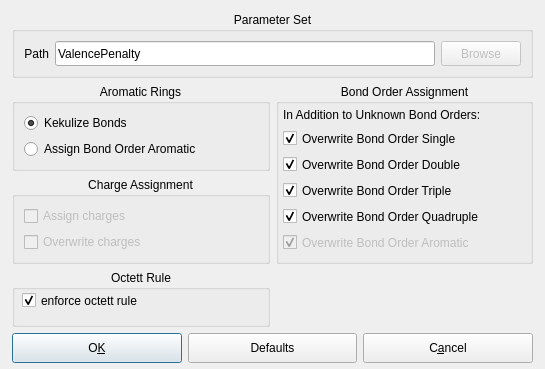
<ui version="4.0" >
 <class>AssignBondOrderConfigurationDialogData</class>
 <widget class="QDialog" name="AssignBondOrderConfigurationDialogData" >
  <property name="geometry" >
   <rect>
    <x>0</x>
    <y>0</y>
    <width>545</width>
    <height>369</height>
   </rect>
  </property>
  <property name="sizePolicy" >
   <sizepolicy>
    <hsizetype>5</hsizetype>
    <vsizetype>5</vsizetype>
    <horstretch>0</horstretch>
    <verstretch>0</verstretch>
   </sizepolicy>
  </property>
  <property name="minimumSize" >
   <size>
    <width>0</width>
    <height>0</height>
   </size>
  </property>
  <property name="maximumSize" >
   <size>
    <width>6500</width>
    <height>4900</height>
   </size>
  </property>
  <property name="windowTitle" >
   <string>Assign Bond Order Options</string>
  </property>
  <widget class="QWidget" name="" >
   <property name="geometry" >
    <rect>
     <x>12</x>
     <y>12</y>
     <width>521</width>
     <height>351</height>
    </rect>
   </property>
   <layout class="QGridLayout" >
    <property name="margin" >
     <number>0</number>
    </property>
    <property name="spacing" >
     <number>6</number>
    </property>
    <item row="1" column="0" >
     <widget class="QGroupBox" name="groupBox_2" >
      <property name="title" >
       <string>Aromatic Rings</string>
      </property>
      <property name="alignment" >
       <set>Qt::AlignHCenter</set>
      </property>
      <property name="checked" >
       <bool>false</bool>
      </property>
      <layout class="QVBoxLayout" >
       <property name="margin" >
        <number>9</number>
       </property>
       <property name="spacing" >
        <number>6</number>
       </property>
       <item>
        <widget class="QRadioButton" name="kekulizeBonds_button" >
         <property name="enabled" >
          <bool>true</bool>
         </property>
         <property name="text" >
          <string>Kekulize Bonds</string>
         </property>
         <property name="checked" >
          <bool>true</bool>
         </property>
        </widget>
       </item>
       <item>
        <widget class="QRadioButton" name="assignBOAromatic_button" >
         <property name="text" >
          <string>Assign Bond Order Aromatic</string>
         </property>
         <property name="checked" >
          <bool>false</bool>
         </property>
        </widget>
       </item>
      </layout>
     </widget>
    </item>
    <item row="3" column="0" >
     <widget class="QGroupBox" name="groupBox_3" >
      <property name="title" >
       <string>Octett Rule</string>
      </property>
      <property name="alignment" >
       <set>Qt::AlignHCenter</set>
      </property>
      <property name="flat" >
       <bool>false</bool>
      </property>
      <widget class="QCheckBox" name="enforce_octett_rule_box" >
       <property name="geometry" >
        <rect>
         <x>10</x>
         <y>20</y>
         <width>221</width>
         <height>21</height>
        </rect>
       </property>
       <property name="text" >
        <string>enforce octett rule</string>
       </property>
       <property name="checked" >
        <bool>true</bool>
       </property>
      </widget>
     </widget>
    </item>
    <item rowspan="2" row="1" column="1" >
     <widget class="QGroupBox" name="groupBox" >
      <property name="title" >
       <string>Bond Order Assignment</string>
      </property>
      <property name="alignment" >
       <set>Qt::AlignHCenter</set>
      </property>
      <property name="flat" >
       <bool>false</bool>
      </property>
      <widget class="QCheckBox" name="overwrite_singleBO_box" >
       <property name="geometry" >
        <rect>
         <x>7</x>
         <y>44</y>
         <width>240</width>
         <height>21</height>
        </rect>
       </property>
       <property name="text" >
        <string>Overwrite Bond Order Single</string>
       </property>
       <property name="checked" >
        <bool>true</bool>
       </property>
      </widget>
      <widget class="QLabel" name="label" >
       <property name="geometry" >
        <rect>
         <x>7</x>
         <y>23</y>
         <width>240</width>
         <height>16</height>
        </rect>
       </property>
       <property name="text" >
        <string>In Addition to Unknown Bond Orders:</string>
       </property>
      </widget>
      <widget class="QCheckBox" name="overwrite_aromaticBO_box" >
       <property name="enabled" >
        <bool>false</bool>
       </property>
       <property name="geometry" >
        <rect>
         <x>7</x>
         <y>148</y>
         <width>240</width>
         <height>21</height>
        </rect>
       </property>
       <property name="text" >
        <string>Overwrite Bond Order Aromatic</string>
       </property>
       <property name="checkable" >
        <bool>true</bool>
       </property>
       <property name="checked" >
        <bool>true</bool>
       </property>
       <property name="tristate" >
        <bool>false</bool>
       </property>
      </widget>
      <widget class="QCheckBox" name="overwrite_doubleBO_box" >
       <property name="geometry" >
        <rect>
         <x>7</x>
         <y>70</y>
         <width>240</width>
         <height>21</height>
        </rect>
       </property>
       <property name="text" >
        <string>Overwrite Bond Order Double</string>
       </property>
       <property name="checked" >
        <bool>true</bool>
       </property>
      </widget>
      <widget class="QCheckBox" name="overwrite_quadrupleBO_box" >
       <property name="geometry" >
        <rect>
         <x>7</x>
         <y>122</y>
         <width>240</width>
         <height>21</height>
        </rect>
       </property>
       <property name="text" >
        <string>Overwrite Bond Order Quadruple</string>
       </property>
       <property name="checked" >
        <bool>true</bool>
       </property>
      </widget>
      <widget class="QCheckBox" name="overwrite_tripleBO_box" >
       <property name="geometry" >
        <rect>
         <x>7</x>
         <y>96</y>
         <width>240</width>
         <height>21</height>
        </rect>
       </property>
       <property name="text" >
        <string>Overwrite Bond Order Triple</string>
       </property>
       <property name="checked" >
        <bool>true</bool>
       </property>
      </widget>
     </widget>
    </item>
    <item row="4" column="0" colspan="2" >
     <layout class="QGridLayout" >
      <property name="margin" >
       <number>0</number>
      </property>
      <property name="spacing" >
       <number>6</number>
      </property>
      <item row="0" column="0" >
       <widget class="QPushButton" name="close_button" >
        <property name="sizePolicy" >
         <sizepolicy>
          <hsizetype>3</hsizetype>
          <vsizetype>0</vsizetype>
          <horstretch>0</horstretch>
          <verstretch>0</verstretch>
         </sizepolicy>
        </property>
        <property name="minimumSize" >
         <size>
          <width>0</width>
          <height>30</height>
         </size>
        </property>
        <property name="toolTip" >
         <string>close window, save options and start assignment</string>
        </property>
        <property name="text" >
         <string>O&amp;K</string>
        </property>
        <property name="shortcut" >
         <string/>
        </property>
        <property name="default" >
         <bool>true</bool>
        </property>
       </widget>
      </item>
      <item row="0" column="1" >
       <widget class="QPushButton" name="reset_button" >
        <property name="sizePolicy" >
         <sizepolicy>
          <hsizetype>3</hsizetype>
          <vsizetype>0</vsizetype>
          <horstretch>0</horstretch>
          <verstretch>0</verstretch>
         </sizepolicy>
        </property>
        <property name="minimumSize" >
         <size>
          <width>0</width>
          <height>30</height>
         </size>
        </property>
        <property name="toolTip" >
         <string>Reset all settings to default values</string>
        </property>
        <property name="text" >
         <string>Defaults</string>
        </property>
        <property name="shortcut" >
         <string/>
        </property>
       </widget>
      </item>
      <item row="0" column="2" >
       <widget class="QPushButton" name="cancel_button" >
        <property name="sizePolicy" >
         <sizepolicy>
          <hsizetype>3</hsizetype>
          <vsizetype>0</vsizetype>
          <horstretch>0</horstretch>
          <verstretch>0</verstretch>
         </sizepolicy>
        </property>
        <property name="minimumSize" >
         <size>
          <width>0</width>
          <height>30</height>
         </size>
        </property>
        <property name="toolTip" >
         <string>Close window and discard changes</string>
        </property>
        <property name="text" >
         <string>C&amp;ancel</string>
        </property>
        <property name="shortcut" >
         <string/>
        </property>
       </widget>
      </item>
     </layout>
    </item>
    <item row="2" column="0" >
     <widget class="QGroupBox" name="check_options" >
      <property name="minimumSize" >
       <size>
        <width>0</width>
        <height>0</height>
       </size>
      </property>
      <property name="title" >
       <string>Charge Assignment</string>
      </property>
      <property name="alignment" >
       <set>Qt::AlignHCenter</set>
      </property>
      <layout class="QVBoxLayout" >
       <property name="margin" >
        <number>9</number>
       </property>
       <property name="spacing" >
        <number>6</number>
       </property>
       <item>
        <widget class="QCheckBox" name="assign_charges_checkBox" >
         <property name="enabled" >
          <bool>false</bool>
         </property>
         <property name="minimumSize" >
          <size>
           <width>140</width>
           <height>0</height>
          </size>
         </property>
         <property name="text" >
          <string>Assign charges</string>
         </property>
         <property name="checked" >
          <bool>false</bool>
         </property>
        </widget>
       </item>
       <item>
        <widget class="QCheckBox" name="overwrite_charges_checkBox" >
         <property name="enabled" >
          <bool>false</bool>
         </property>
         <property name="minimumSize" >
          <size>
           <width>155</width>
           <height>0</height>
          </size>
         </property>
         <property name="text" >
          <string>Overwrite charges</string>
         </property>
         <property name="checked" >
          <bool>false</bool>
         </property>
        </widget>
       </item>
      </layout>
     </widget>
    </item>
    <item row="0" column="0" colspan="2" >
     <widget class="QGroupBox" name="groupBox12" >
      <property name="title" >
       <string>Parameter Set</string>
      </property>
      <property name="alignment" >
       <set>Qt::AlignHCenter</set>
      </property>
      <layout class="QGridLayout" >
       <property name="margin" >
        <number>9</number>
       </property>
       <property name="spacing" >
        <number>6</number>
       </property>
       <item row="0" column="2" >
        <widget class="QPushButton" name="browse_button" >
         <property name="enabled" >
          <bool>false</bool>
         </property>
         <property name="minimumSize" >
          <size>
           <width>50</width>
           <height>25</height>
          </size>
         </property>
         <property name="focusPolicy" >
          <enum>Qt::TabFocus</enum>
         </property>
         <property name="toolTip" >
          <string>Browse your computer for amber file</string>
         </property>
         <property name="text" >
          <string>Browse</string>
         </property>
         <property name="autoDefault" >
          <bool>true</bool>
         </property>
        </widget>
       </item>
       <item row="0" column="1" >
        <widget class="QLineEdit" name="parameter_file_edit" >
         <property name="minimumSize" >
          <size>
           <width>150</width>
           <height>25</height>
          </size>
         </property>
         <property name="focusPolicy" >
          <enum>Qt::StrongFocus</enum>
         </property>
         <property name="text" >
          <string>ValencePenalty</string>
         </property>
         <property name="maxLength" >
          <number>32767</number>
         </property>
         <property name="frame" >
          <bool>true</bool>
         </property>
         <property name="echoMode" >
          <enum>QLineEdit::Normal</enum>
         </property>
         <property name="alignment" >
          <set>Qt::AlignLeading</set>
         </property>
        </widget>
       </item>
       <item row="0" column="0" >
        <widget class="QLabel" name="Label_10" >
         <property name="sizePolicy" >
          <sizepolicy>
           <hsizetype>5</hsizetype>
           <vsizetype>1</vsizetype>
           <horstretch>0</horstretch>
           <verstretch>0</verstretch>
          </sizepolicy>
         </property>
         <property name="minimumSize" >
          <size>
           <width>0</width>
           <height>25</height>
          </size>
         </property>
         <property name="focusPolicy" >
          <enum>Qt::NoFocus</enum>
         </property>
         <property name="lineWidth" >
          <number>1</number>
         </property>
         <property name="text" >
          <string>Path</string>
         </property>
         <property name="textFormat" >
          <enum>Qt::AutoText</enum>
         </property>
         <property name="alignment" >
          <set>Qt::AlignRight|Qt::AlignTrailing|Qt::AlignVCenter</set>
         </property>
        </widget>
       </item>
      </layout>
     </widget>
    </item>
   </layout>
  </widget>
 </widget>
 <layoutdefault spacing="6" margin="11" />
 <tabstops>
  <tabstop>parameter_file_edit</tabstop>
  <tabstop>browse_button</tabstop>
  <tabstop>kekulizeBonds_button</tabstop>
  <tabstop>assignBOAromatic_button</tabstop>
  <tabstop>overwrite_singleBO_box</tabstop>
  <tabstop>overwrite_doubleBO_box</tabstop>
  <tabstop>overwrite_tripleBO_box</tabstop>
  <tabstop>overwrite_quadrupleBO_box</tabstop>
  <tabstop>overwrite_aromaticBO_box</tabstop>
  <tabstop>assign_charges_checkBox</tabstop>
  <tabstop>overwrite_charges_checkBox</tabstop>
  <tabstop>close_button</tabstop>
  <tabstop>cancel_button</tabstop>
  <tabstop>reset_button</tabstop>
 </tabstops>
 <includes>
  <include location="global" >BALL/COMMON/global.h</include>
 </includes>
 <resources/>
 <connections/>
</ui>
